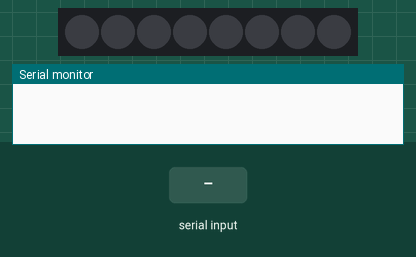
Recording of a sketch running on a simulated Arduino Zero (SAMD21). Shown: 8 RGB LEDs in strip order, left to right, the last lines printed to the serial monitor. The inputs (shaded band) are chosen by the test bench.

Above: at 1.2 s.
1.3 s: "1" received over Serial
At 1.8 s:
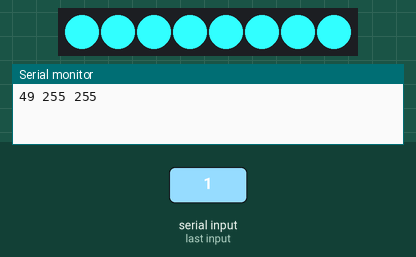
2.8 s: "0" received over Serial
At 4.0 s:
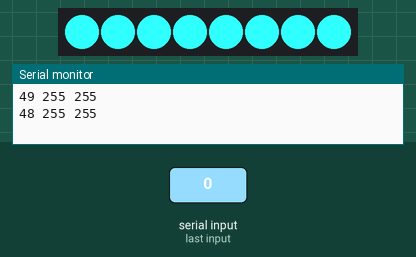
4.3 s: "2" received over Serial
At 5.3 s:
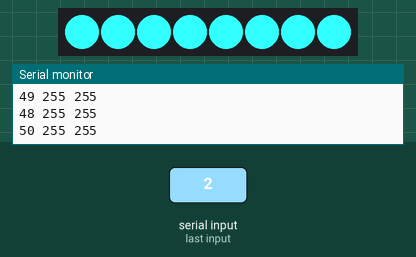
Timing chart, 0 to 7.3 s (numbered marks = the images above; inputs shaded):
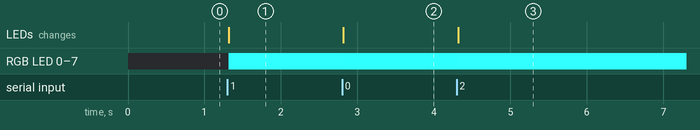

The sketch:

addressable_led_controller.ino
```cpp
/*
 * This is an addressable LED controller designed to
 * work with the Max/MSP MultiSerialOutput sketch
 *
 * This sketch requires the FastLED.h library which
 * can be installed from the library manager in the
 * Sketch > Include Library menu
 */

#include <FastLED.h>

const uint8_t totalleds = 8; // How many LEDs are connected
const uint8_t datapin = 9; // Which pin are you connected to?

// Instance of the CRGB class (part of FastLED)
CRGB leds[totalleds];

// A function for updating the LEDs:
void setPixel(uint16_t pixel, uint8_t r, uint8_t g, uint8_t b) {
  leds[pixel].r = r;
  leds[pixel].g = g;
  leds[pixel].b = b;

   FastLED.show();
}

void setup() {
  // Open the native Serial port
  SerialUSB.begin(115200);

  // LED setup function:
  FastLED.addLeds<WS2812, datapin, GRB>(leds, totalleds);

}

void loop() {
  static uint8_t red;
  static uint8_t green;
  static uint8_t blue;

  // Check for incoming serial messages
  if(SerialUSB.available()) {
    // Write into a variable:
    red = SerialUSB.read();
    green = SerialUSB.read();
    blue = SerialUSB.read();

    // Optionally, print it to the Serial Monitor:
    SerialUSB.print(red); SerialUSB.print(" ");
    SerialUSB.print(green); SerialUSB.print(" ");
    SerialUSB.println(blue);

    // Update the LEDs!
    for(uint16_t n = 0; n < totalleds; n++) {
      setPixel(n, red, green, blue);
    }
  } // End of serial block

}
```

Measured:
- after the input at 1.3 s, RGB LED 0–7: off → RGB(49, 255, 255) at once; the LEDs: change at once (image 1)
- after the input at 2.8 s, RGB LED 0–7: RGB(49, 255, 255) → RGB(48, 255, 255) at once
- after the input at 4.3 s, RGB LED 0–7: RGB(48, 255, 255) → RGB(50, 255, 255) at once
